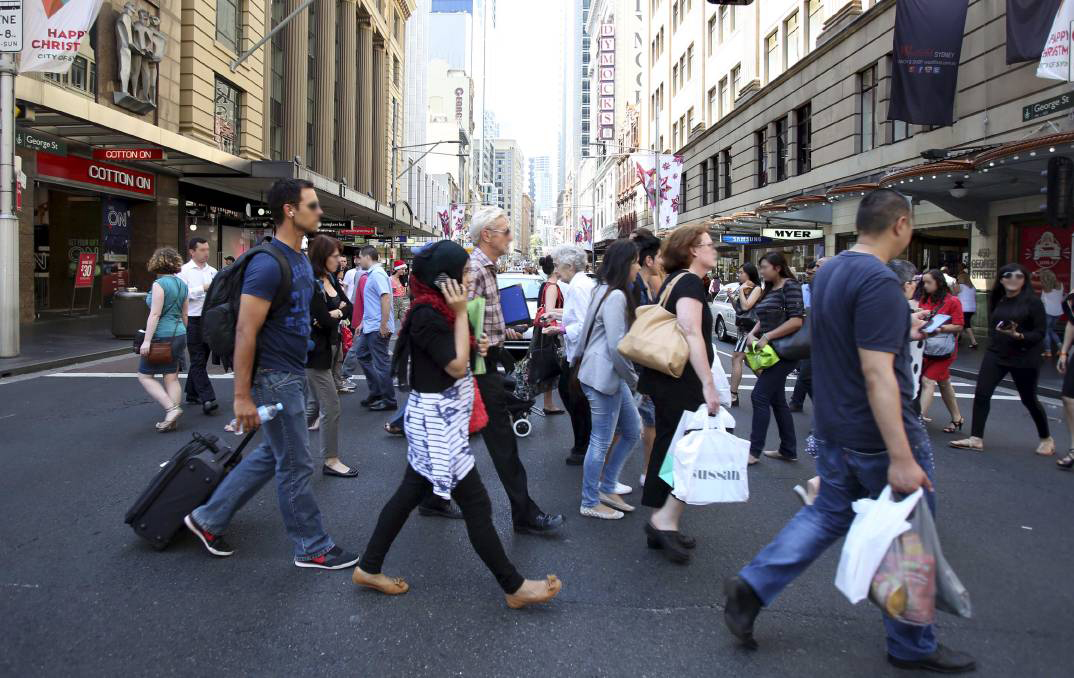
#> input picture examples/cv40examples-main/code/19行人检测/nms.jpg, 1074 x 678 px
$ python nms.py
#> lines starting #> are read from the running program, lines starting #| are printed output that depends on the picture; after the words box and inside, x2 and y2 are one past the last pixel; in counts of white or black regions, pixels touching at a corner belong together
 # import the necessary packages

import cv2
import time
def detect(image,useMeanshiftGrouping):
    imagex=image.copy()   #函数内部做个副本，让每个函数运行在不同的图像上
    hog = cv2.HOGDescriptor()   #初始化方向梯度直方图描述子
    #设置SVM为一个预先训练好的行人检测器
    hog.setSVMDetector(cv2.HOGDescriptor_getDefaultPeopleDetector())
    #调用函数detectMultiScale，检测行人对应的边框
    time_start = time.time()     #记录 开始时间
    #获取（行人对应的矩形框、对应的权重）
    (rects, weights) = hog.detectMultiScale(imagex,

        useMeanshiftGrouping=useMeanshiftGrouping)
    time_end = time.time()    #记录结束时间
    # 绘制每一个矩形框
    for (x, y, w, h) in rects:
        cv2.rectangle(imagex, (x, y), (x + w, y + h), (0, 0, 255), 2)
    print("useMeanshiftGrouping:",useMeanshiftGrouping,",time:",time_end-time_start)
    name=str(useMeanshiftGrouping)
    cv2.imshow(name, imagex)     #显示原始效果
image = cv2.imread("nms.jpg")
#> image is the input picture: shape (678, 1074, 3); mean B, G, R 107.5, 100.1, 100.8
detect(image,False)
#> in detect, `(rects, weights) = hog.detectMultiScale(imagex,  useMeanshiftGrouping=..`: rects = [[647, 246, 80, 160], [737, 330, 75, 150], [317, 220, 106, 213], [879, 235, 113, 226], [107, 224, 123, 246], [701, 225, 141, 282]]; weights = [0.65, 0.513, 0.48, 0.229, 1.04, 0.432]
#> the loop in detect, `for (x, y, w, h) in rects:` made 6 passes
#> after the loop in detect, `for (x, y, w, h) in rects:`:
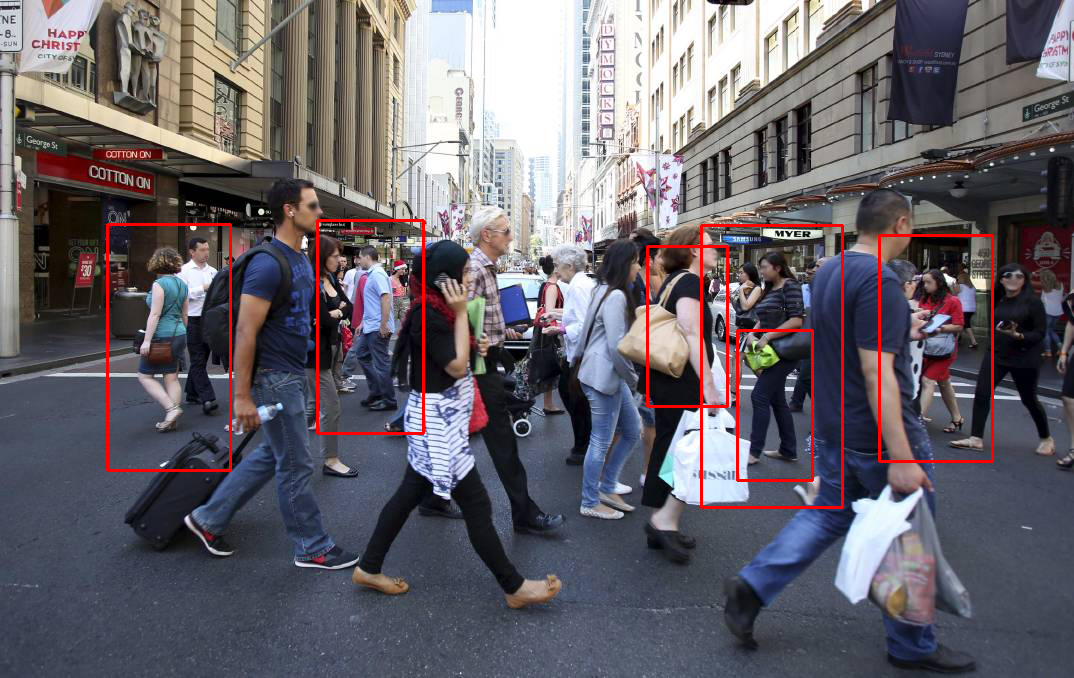
#> imagex: shape (678, 1074, 3); 1.57% of pixels changed, all inside (x1, y1, x2, y2) = (106, 219, 994, 509)
detect(image,True)
cv2.waitKey(0)
cv2.destroyAllWindows()

$ run again, with examples/cv40examples-main/code/19行人检测/back.jpg copied over examples/cv40examples-main/code/19行人检测/nms.jpg
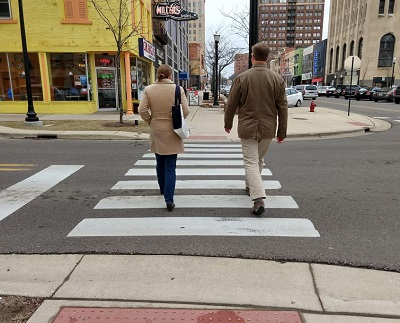
#> input picture examples/cv40examples-main/code/19行人检测/back.jpg, 400 x 323 px
#> image is the input picture: shape (323, 400, 3); mean B, G, R 115.8, 128.6, 137
#> rects = [[120, 53, 89, 178], [206, 30, 105, 210]]; weights = [1.56, 1.9]
#> the loop in detect, `for (x, y, w, h) in rects:` made 2 passes
#> after the loop in detect, `for (x, y, w, h) in rects:`:
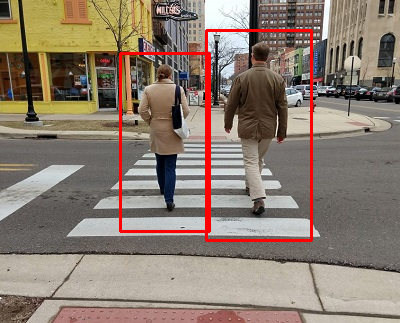
#> imagex: shape (323, 400, 3); 2.68% of pixels changed, all inside (x1, y1, x2, y2) = (119, 29, 313, 242)
#> rects = [[121, 55, 89, 179]]; weights = [2.19]
#> the loop in detect (call 2), `for (x, y, w, h) in rects:` made 1 pass
#> after the loop in detect (call 2), `for (x, y, w, h) in rects:`:
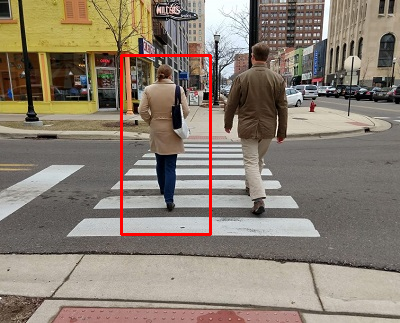
#> imagex: shape (323, 400, 3); 1.24% of pixels changed, all inside (x1, y1, x2, y2) = (120, 54, 212, 236)

$ run again, with examples/cv40examples-main/code/19行人检测/backPadding2.jpg copied over examples/cv40examples-main/code/19行人检测/nms.jpg
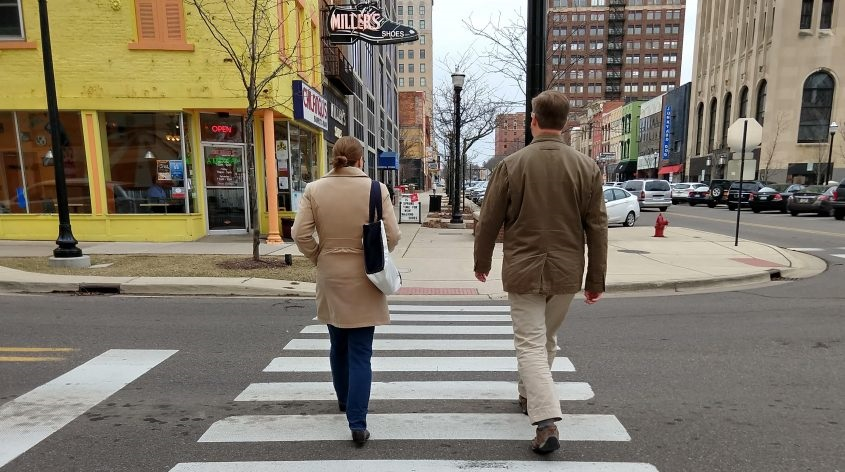
#> input picture examples/cv40examples-main/code/19行人检测/backPadding2.jpg, 845 x 472 px
#> image is the input picture: shape (472, 845, 3); mean B, G, R 106.2, 120.9, 128.7
#> rects = [[560, 185, 69, 138], [545, 132, 97, 194], [286, 202, 127, 253], [418, 58, 135, 269], [260, 103, 174, 348]]; weights = [0.888, 0.454, 0.794, 0.488, 0.945]
#> the loop in detect, `for (x, y, w, h) in rects:` made 5 passes
#> after the loop in detect, `for (x, y, w, h) in rects:`:
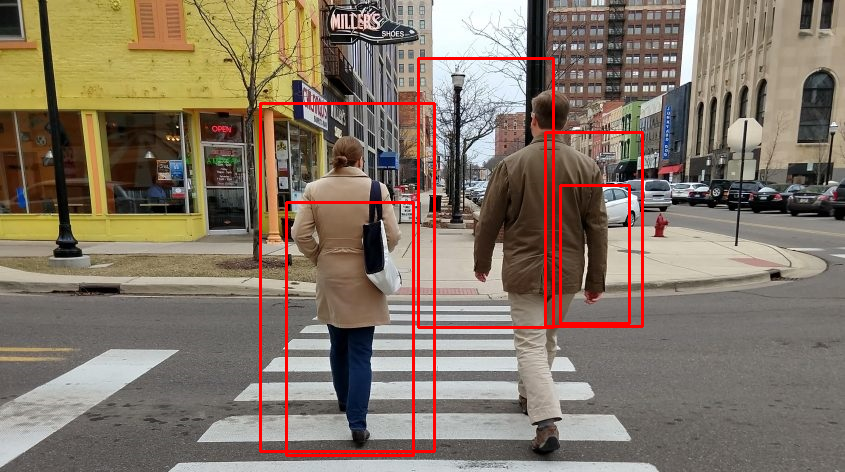
#> imagex: shape (472, 845, 3); 2.69% of pixels changed, all inside (x1, y1, x2, y2) = (259, 57, 644, 457)
